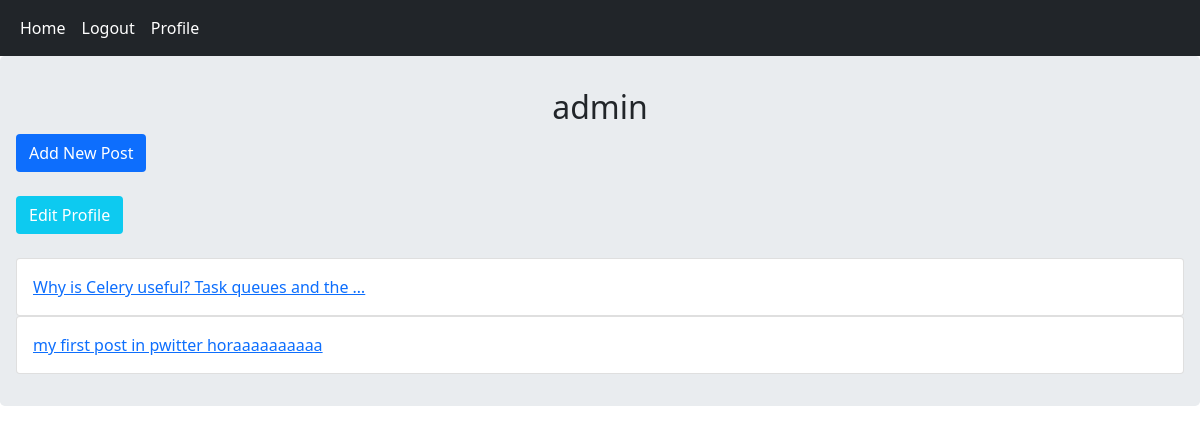
The app's page /account/profile/1/ (signed in) with its own data.
### home/models.py (models this page shows, shortened)
class Post(models.Model):
    user = models.ForeignKey(User, on_delete=models.CASCADE, related_name='posts')
    body = models.TextField()
    slug = models.SlugField()
    title = models.CharField(max_length=100, null=True, blank=True)  # proper format to add new field after migration
    created = models.DateTimeField(auto_now_add=True)
    updated = models.DateTimeField(auto_now=True)
    class Meta:
        ordering = ('-created',)  # model wide order_by filter
    def get_absolute_url(self):
        return reverse('home:post_detail', args=(self.id, self.slug))

### account/views.py (the view)
# urls.py: path('profile/<int:user_id>/', views.UserProfileView.as_view(), name='user_profile'),
class UserProfileView(LoginRequiredMixin, View):
    def get(self, request, user_id):
        user = get_object_or_404(User, id=user_id)
        posts = user.posts.all()
        is_following = False
        following_relation = Relation.objects.filter(from_user=request.user, to_user=user)
        if following_relation.exists():
            is_following = True
        return render(request, 'account/profile.html', {'user': user, 'posts': posts, "is_following": is_following})

### account/templates/account/profile.html (shortened to what this page needs)
{% extends 'base.html' %}
{% block content %}
    <h2 class="text-center">{{ user.username }}</h2>
    {% if request.user.id == user.id %}
        <a href="{% url 'home:post_create' %}" class="btn bg-primary text-white">Add New Post</a> <br><br>
        <a href="{% url 'account:edit_profile' %}" class="btn bg-info text-white">Edit Profile</a> <br><br>
    {% endif %}
    {% for post in posts %}
        <div class="card">
            <a href="{{ post.get_absolute_url }}" class="card-body">{{ post.body|truncatewords:8 }}</a>
        </div>
    {% endfor %}
{% endblock %}

### records on screen
Post: body "Why is Celery useful? Task queues and the …"
Post: body "my first post in pwitter horaaaaaaaaaa"

### other values on screen
{{ user.username }} "admin"
